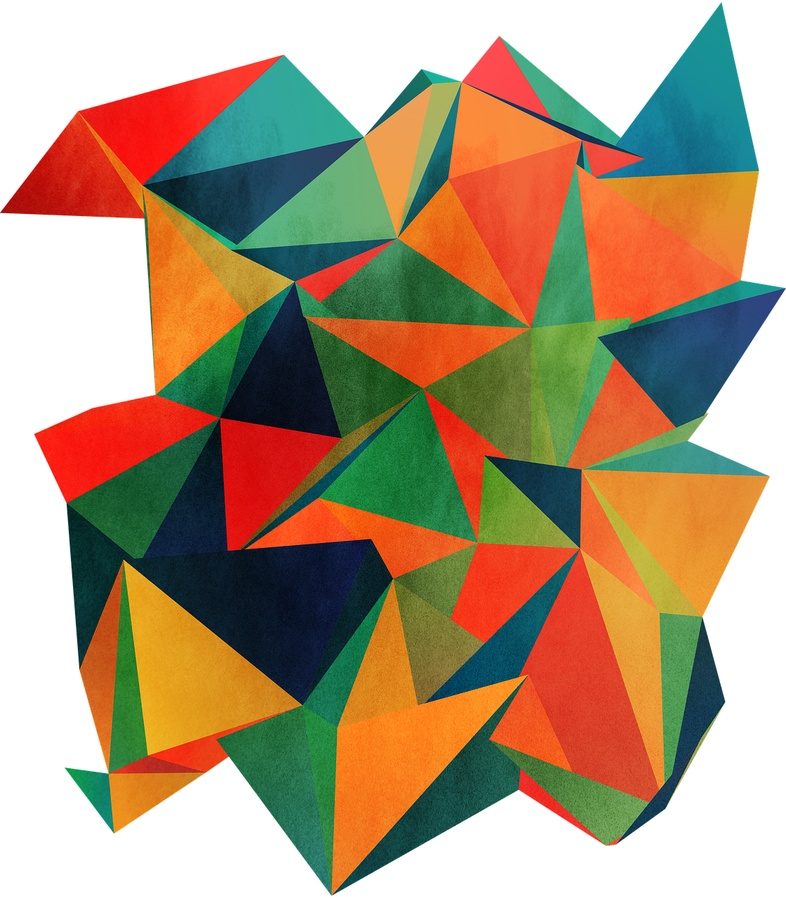
#> input picture asgn-2/poly.jpg, 786 x 898 px, shrunk from 1120 x 1280 before the run
$ python part2.py
#> lines starting #> are read from the running program, lines starting #| are printed output that depends on the picture; after the words box and inside, x2 and y2 are one past the last pixel; in counts of white or black regions, pixels touching at a corner belong together
"""
Name - Debanjan Saha
Roll - 19CS30014
Assignment - 2
Part-2: MPP algorithm
Comments: Could not figure out the exact bug due to which the bounded region is not fitted accurately
"""
import cv2
import numpy as np

class LibMPP:
    def __init__(self):
        pass

    def read_image(self, img_path):
        self.image_path = img_path
        self.gray_image = cv2.imread(self.image_path, cv2.IMREAD_GRAYSCALE)
        return self.gray_image

    def apply_adaptive_threshold(self, image, block_size, constant):
        print("Please wait! Applying Adaptive Threshold...")
        height, width = image.shape
        binary_image = np.zeros((height, width), dtype=np.uint8)

        for i in range(0, height, block_size):
            for j in range(0, width, block_size):
                block = image[i:i+block_size, j:j+block_size]
                mean_intensity = np.mean(block)
                threshold = mean_intensity - constant
                binary_block = (block > threshold).astype(np.uint8) * 255
                binary_image[i:i+block_size, j:j+block_size] = binary_block
        print("Done!")
        return binary_image

    def find_points(self, binary_image):
        rows,cols = binary_image.shape
        points = []
        for i in range(rows):
            for j in range(cols):
                # 0 for foreground and 255 for background
                if binary_image[i][j] == 0:
                    points.append((i, j))
        return points

    def sort_points_anticlockwise(self, points):
        def find_slope(p1, p2):
            if p1[0] == p2[0]:
                if(p2[1] > p1[1]):
                    return float('inf')
                else:
                    return float('-inf')
            else:
                return 1.0*(p2[1]-p1[1])/(p2[0]-p1[0])

        points.sort(key=lambda x:[x[0],x[1]])
        start = points.pop(0)

        points.sort(key=lambda p: (p[0],p[1]))
        lower_half, upper_half = [], []
        for pt in points:
            slope = find_slope(start, pt)
            if slope >= 0:
                upper_half.append(pt)
            else:
                lower_half.append(pt)

        temp_points = [start]
        temp_points.extend(lower_half)
        upper_half.sort(key=lambda p: (p[0],-p[1]), reverse=True)
        temp_points.extend(upper_half)
        points = temp_points
        return points

    def get_sign_value(self, p1, p2, p3):
        return (p3[0]-p2[0])*(p1[1]-p2[1]) - (p3[1]-p2[1])*(p1[0]-p2[0])

    def getConvexArray(self, points):
        is_convex = [True for i in range(len(points))]
        for i in range(len(points)):
            if self.get_sign_value(points[i-1], points[i], points[(i+1)%len(points)]) < 0:
                is_convex[i] = False
            else:
                is_convex[i] = True
        return is_convex

    def apply_minimum_perimeter_polygon(self, points):
        print("Please wait! Calculating MPP...")
        points = self.sort_points_anticlockwise(points)
        is_convex = self.getConvexArray(points)

        # Apply the actual algorithm as mentioned in slides
        n = len(points)
        wc, bc, vl, vk = 0, 0, 0, 0
        mpp_indices = set()
        while(vk<n):
            sgn1 = self.get_sign_value(points[vl], points[wc], points[vk])
            sgn2 = self.get_sign_value(points[vl], points[bc], points[vk])
            if(sgn1 > 0):
                vl = wc
                wc = vl
                bc = vl
                vk = vl+1
            elif(sgn1 <= 0 and sgn2>=0):
                if(is_convex[vk]):
                    wc = vk
                else:
                    bc = vk
                vk = vk+1
            elif(sgn2<0):
                vl = bc
                wc=vl
                bc = vl
                vk = vl+1
            # print(vl)
            mpp_indices.add(vl)

        mpp = [points[i] for i in sorted(list(mpp_indices))]
        print("Done!")
        return mpp

    def draw_on_image(self, image, mpp):
        mpp = np.array(mpp)
        cv2.polylines(image, [mpp], isClosed=True, color=(0, 255, 0), thickness=2)
        return image

    def save_image(self, image, save_path):
        cv2.imwrite(save_path, image)
        print(f"Image saved at {save_path}")
        return

def main():
    image_path = 'poly.jpg'
    mpp_finder = LibMPP()
    gray_image = mpp_finder.read_image(image_path)
#> in read_image, `self.gray_image = cv2.imread(self.image_path, cv2.IMREAD_GRAYSCALE)`:
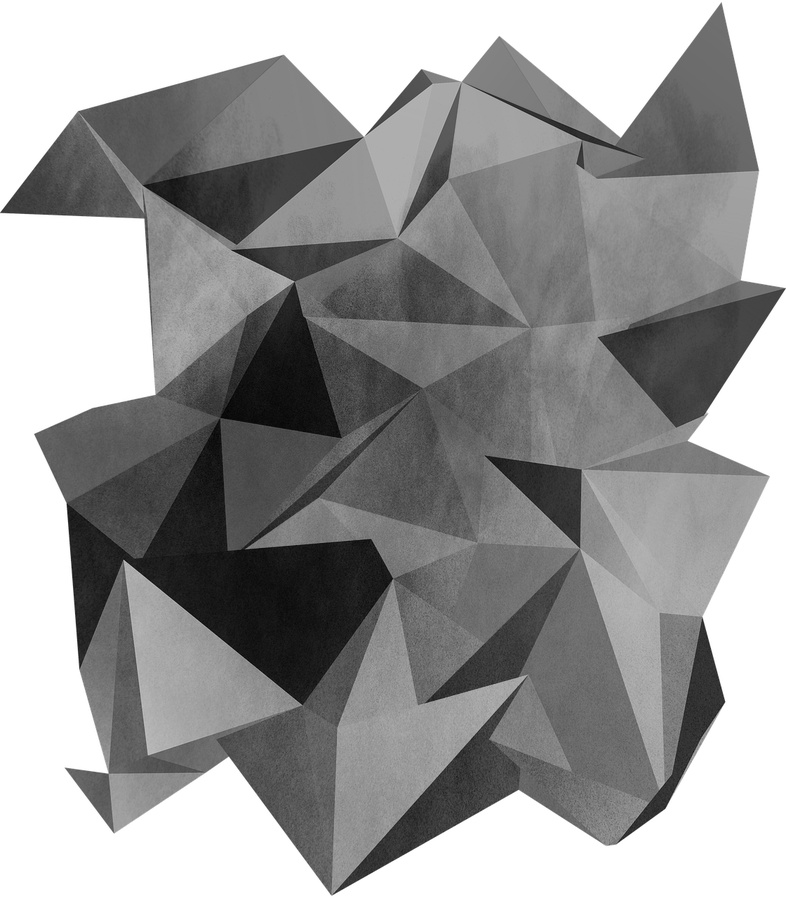
#> self.gray_image: shape (898, 786); min 3, max 255, mean 154.5
    binary_thresholded_image = mpp_finder.apply_adaptive_threshold(gray_image, 4, 127.4) # Obtained after trial and error
#> after the loop in apply_adaptive_threshold, `for i in range(0, height, block_size):`:
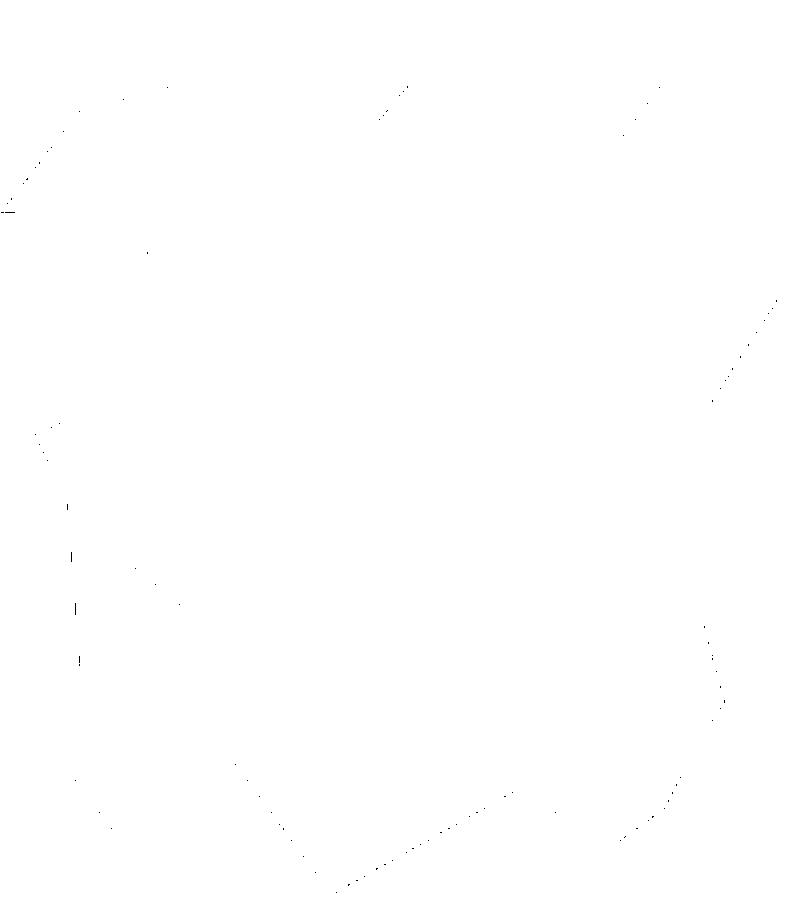
#> binary_image: shape (898, 786); 100% white; black in thin lines or dots, all inside (x1, y1, x2, y2) = (1, 86, 777, 893)
    mpp = mpp_finder.apply_minimum_perimeter_polygon(mpp_finder.find_points(binary_thresholded_image))
#> in sort_points_anticlockwise, `start = points.pop(0)`: start = (86, 407)
#> the loop in sort_points_anticlockwise, `for pt in points:` made 181 passes
#> (pt, slope) on passes 1 to 3: ((87, 167), -240), ((87, 407), 0), ((87, 659), 252)
#> after the loop in sort_points_anticlockwise, `for pt in points:`: lower_half = 110 pairs, first value 87 to 892, second value 1 to 406; upper_half = 71 pairs, first value 87 to 848, second value 407 to 776
#> in sort_points_anticlockwise, `temp_points = [start]`: temp_points = [(86, 407)]
#> in sort_points_anticlockwise, `points = temp_points`: points = 182 pairs, first value 86 to 892, second value 1 to 776
#> in getConvexArray, `is_convex = [True for i in range(len(points))]`: is_convex = 182 items, first 6: True, True, True, True, True, True
#> after the loop in getConvexArray, `for i in range(len(points)):`: is_convex = 182 items, first 6: True, True, False, False, True, False
#> in apply_minimum_perimeter_polygon, `n = len(points)`: n = 182
#> the loop in apply_minimum_perimeter_polygon, `while(vk<n):` made 314 passes
#> (sgn1, sgn2, vl, wc, bc, vk) on passes 3, 5, 7, 9, 11, 13, 15, 17, 19, 21, 23, 25: (1196, 0, 1, 1, 1, 2), (0, -960, 2, 2, 2, 3), (0, -1088, 3, 3, 3, 4), (4092, 0, 4, 4, 4, 5), (0, -3652, 5, 5, 5, 6), (307, 0, 6, 6, 6, 7), (0, -1228, 7, 7, 7, 8), (0, -4, 8, 8, 8, 9), (0, -1216, 9, 9, 9, 10), (4912, 0, 10, 10, 10, 11), (0, -16, 11, 11, 11, 12), (12, 0, 12, 12, 12, 13)
#> (sgn1, sgn2, wc, vk) on passes 1, 2, 8, 12, 20, 24: (0, 0, 0, 1), (0, 0, 1, 2), (0, 0, 4, 5), (0, 0, 6, 7), (0, 0, 10, 11), (0, 0, 12, 13)
#> after the loop in apply_minimum_perimeter_polygon, `while(vk<n):`: mpp_indices = 133 items
#> in apply_minimum_perimeter_polygon, `mpp = [points[i] for i in sorted(list(mpp_indices))]`: mpp = 133 pairs, first value 86 to 892, second value 1 to 776
    mpp_finder.draw_on_image(gray_image, mpp)
#> in draw_on_image, `cv2.polylines(image, [mpp], isClosed=True, color=(0, 255, 0), thicknes..`:
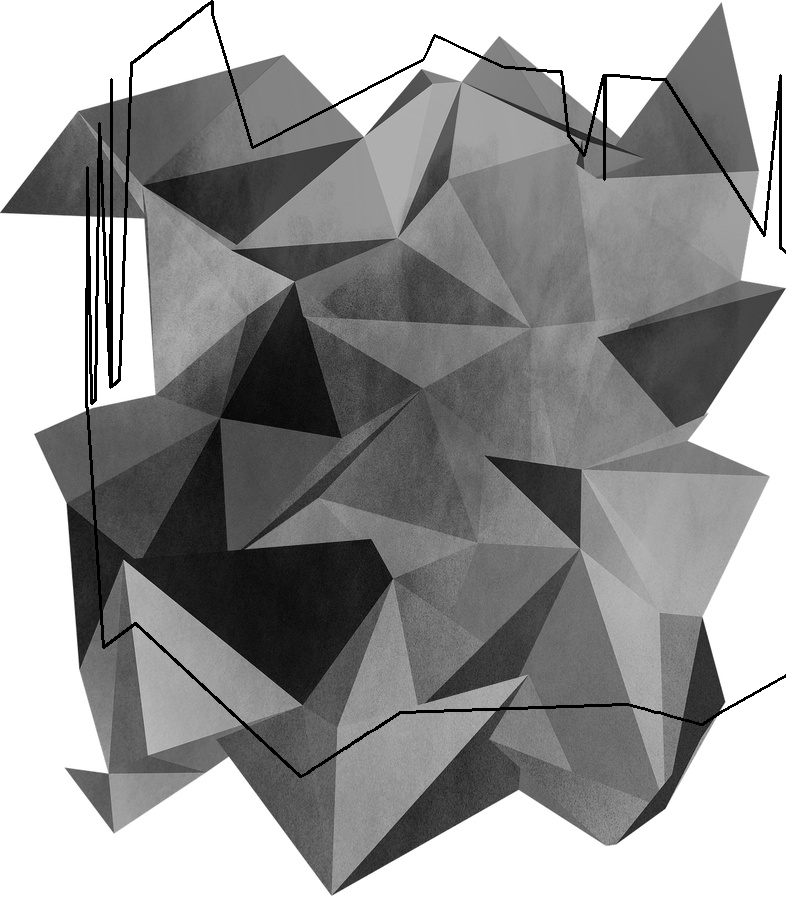
#> image: shape (898, 786); min 0, max 255, mean 151.3
    mpp_finder.save_image(gray_image, 'mpp.jpg')

if __name__ == '__main__':
    main()
